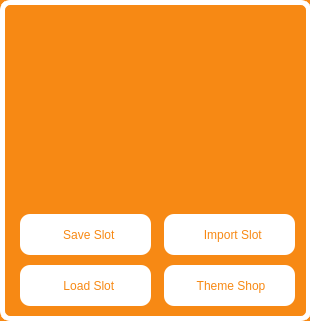
<?xml version="1.0" encoding="UTF-8"?>
<ui version="4.0">
 <class>MainWindow</class>
 <widget class="QMainWindow" name="MainWindow">
  <property name="geometry">
   <rect>
    <x>0</x>
    <y>0</y>
    <width>310</width>
    <height>321</height>
   </rect>
  </property>
  <property name="minimumSize">
   <size>
    <width>310</width>
    <height>321</height>
   </size>
  </property>
  <property name="maximumSize">
   <size>
    <width>310</width>
    <height>321</height>
   </size>
  </property>
  <property name="windowTitle">
   <string>ThemeSaver</string>
  </property>
  <property name="windowIcon">
   <iconset>
    <normaloff>Icons/ThemeSaverLogo2.png</normaloff>Icons/ThemeSaverLogo2.png</iconset>
  </property>
  <property name="styleSheet">
   <string notr="true">background-color: rgb(247, 137, 20);
</string>
  </property>
  <widget class="QWidget" name="centralwidget">
   <widget class="QWidget" name="layoutWidget">
    <property name="geometry">
     <rect>
      <x>10</x>
      <y>10</y>
      <width>296</width>
      <height>296</height>
     </rect>
    </property>
    <layout class="QVBoxLayout" name="MainGrid">
     <item>
      <widget class="QLabel" name="ThemeSaverLogo">
       <property name="styleSheet">
        <string notr="true"/>
       </property>
       <property name="text">
        <string/>
       </property>
       <property name="pixmap">
        <pixmap>Icons/ThemeSaverLogo2.png</pixmap>
       </property>
       <property name="alignment">
        <set>Qt::AlignCenter</set>
       </property>
      </widget>
     </item>
     <item>
      <layout class="QHBoxLayout" name="TextAndLogo">
       <property name="bottomMargin">
        <number>5</number>
       </property>
       <item>
        <layout class="QHBoxLayout" name="TextGrid">
         <item>
          <widget class="QLabel" name="ThemeTextLabel">
           <property name="maximumSize">
            <size>
             <width>152</width>
             <height>85</height>
            </size>
           </property>
           <property name="text">
            <string/>
           </property>
           <property name="pixmap">
            <pixmap>Icons/ThemeText.png</pixmap>
           </property>
          </widget>
         </item>
         <item>
          <widget class="QLabel" name="SaverTextLabel">
           <property name="maximumSize">
            <size>
             <width>135</width>
             <height>85</height>
            </size>
           </property>
           <property name="text">
            <string/>
           </property>
           <property name="pixmap">
            <pixmap>Icons/SaverText.png</pixmap>
           </property>
          </widget>
         </item>
        </layout>
       </item>
      </layout>
     </item>
     <item>
      <layout class="QGridLayout" name="ButtonsGrid">
       <property name="horizontalSpacing">
        <number>3</number>
       </property>
       <property name="verticalSpacing">
        <number>10</number>
       </property>
       <item row="1" column="0">
        <widget class="QPushButton" name="LoadSlotBtn">
         <property name="enabled">
          <bool>true</bool>
         </property>
         <property name="minimumSize">
          <size>
           <width>131</width>
           <height>41</height>
          </size>
         </property>
         <property name="maximumSize">
          <size>
           <width>131</width>
           <height>41</height>
          </size>
         </property>
         <property name="styleSheet">
          <string notr="true">background-color: rgb(255, 255, 255);
font: Bold 12pt &quot;Ubuntu&quot;;
color: rgb(247, 137, 20);
border-radius:10px;</string>
         </property>
         <property name="text">
          <string>  Load Slot</string>
         </property>
         <property name="icon">
          <iconset>
           <normaloff>Icons/LoadSlot.png</normaloff>Icons/LoadSlot.png</iconset>
         </property>
        </widget>
       </item>
       <item row="0" column="0">
        <widget class="QPushButton" name="SaveSlotBtn">
         <property name="enabled">
          <bool>true</bool>
         </property>
         <property name="minimumSize">
          <size>
           <width>131</width>
           <height>41</height>
          </size>
         </property>
         <property name="maximumSize">
          <size>
           <width>131</width>
           <height>41</height>
          </size>
         </property>
         <property name="styleSheet">
          <string notr="true">background-color: rgb(255, 255, 255);
font: Bold 12pt &quot;Ubuntu&quot;;
color: rgb(247, 137, 20);
border-radius:10px;</string>
         </property>
         <property name="text">
          <string>  Save Slot</string>
         </property>
         <property name="icon">
          <iconset>
           <normaloff>Icons/Save.png</normaloff>Icons/Save.png</iconset>
         </property>
        </widget>
       </item>
       <item row="1" column="1">
        <widget class="QPushButton" name="ThemeShopBtn">
         <property name="enabled">
          <bool>true</bool>
         </property>
         <property name="minimumSize">
          <size>
           <width>131</width>
           <height>41</height>
          </size>
         </property>
         <property name="maximumSize">
          <size>
           <width>131</width>
           <height>41</height>
          </size>
         </property>
         <property name="styleSheet">
          <string notr="true">background-color: rgb(255, 255, 255);
font: Bold 12pt &quot;Ubuntu&quot;;
color: rgb(247, 137, 20);
border-radius:10px;</string>
         </property>
         <property name="text">
          <string> Theme Shop</string>
         </property>
         <property name="icon">
          <iconset>
           <normaloff>Icons/ShoppingCart.png</normaloff>Icons/ShoppingCart.png</iconset>
         </property>
        </widget>
       </item>
       <item row="0" column="1">
        <widget class="QPushButton" name="ImportSlotBtn">
         <property name="enabled">
          <bool>true</bool>
         </property>
         <property name="minimumSize">
          <size>
           <width>131</width>
           <height>41</height>
          </size>
         </property>
         <property name="maximumSize">
          <size>
           <width>131</width>
           <height>41</height>
          </size>
         </property>
         <property name="styleSheet">
          <string notr="true">background-color: rgb(255, 255, 255);
font: Bold 12pt &quot;Ubuntu&quot;;
color: rgb(247, 137, 20);
border-radius:10px;</string>
         </property>
         <property name="text">
          <string>  Import Slot</string>
         </property>
         <property name="icon">
          <iconset>
           <normaloff>Icons/Import.png</normaloff>Icons/Import.png</iconset>
         </property>
        </widget>
       </item>
      </layout>
     </item>
    </layout>
   </widget>
   <widget class="QLabel" name="BorderLabel">
    <property name="geometry">
     <rect>
      <x>0</x>
      <y>0</y>
      <width>311</width>
      <height>321</height>
     </rect>
    </property>
    <property name="styleSheet">
     <string notr="true">border: 5px solid white;
border-radius: 10px;</string>
    </property>
    <property name="text">
     <string/>
    </property>
   </widget>
   <zorder>BorderLabel</zorder>
   <zorder>layoutWidget</zorder>
  </widget>
 </widget>
 <resources/>
 <connections/>
</ui>
